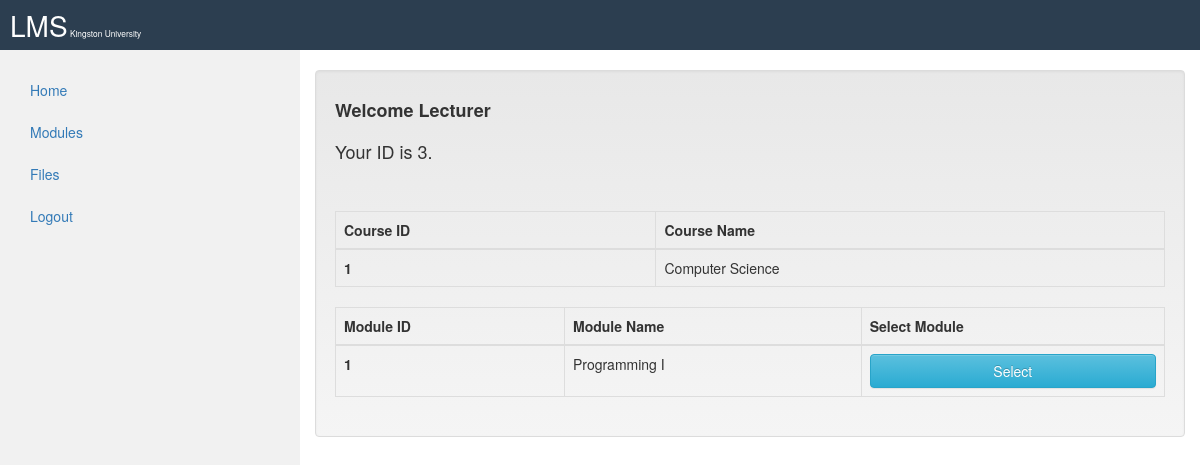
The app's page /Web/k1429795/www/module.php (signed in) with its own data.
### tables this page shows
CREATE TABLE IF NOT EXISTS `usercourse` (
  `userid` int(11) NOT NULL,
  `courseid` int(11) NOT NULL
);

CREATE TABLE IF NOT EXISTS `course` (
  `id` int(11) unsigned NOT NULL auto_increment,
  `name` varchar(28) NOT NULL,
  PRIMARY KEY  (`id`)
);

CREATE TABLE IF NOT EXISTS `usermodule` (
  `userid` int(11) NOT NULL,
  `moduleid` int(11) NOT NULL
);

CREATE TABLE IF NOT EXISTS `module` (
  `id` int(11) NOT NULL auto_increment,
  `name` varchar(28) NOT NULL,
  PRIMARY KEY  (`id`)
);

### Web/k1429795/www/module.php (the view, shortened to what this page needs)
<?php
include("header.php");
?>
<div class="col-sm-9">
      <div class="well">
        <h4><b>Welcome <?php
echo $_SESSION["name"];
?>
        <p></b><br>
Your ID is <?php echo $_SESSION["id"];?>.</h4></p>
<?php
 if($_SESSION["usertype"]=="lecturer"){
	 	 echo "<br>";
    echo ' <table class="table table-bordered">
	<thead>
	<tr>
	<th>Course ID</th>
	<th>Course Name</th>
	</tr>
	</thead>';
	$stmt = $pdo->query("SELECT userid, courseid FROM usercourse");
while ( $row = $stmt->fetch(PDO::FETCH_ASSOC) ) {
	if($row['userid']==$_SESSION["id"]){
	echo('	<tbody>
	<tr>
	<th scope="row">');
	echo($row['courseid']);
    echo("</th>");
	$stmt2 = $pdo->query("SELECT id, name FROM course");
while ( $row = $stmt2->fetch(PDO::FETCH_ASSOC) ) {
	if($row['id']==$_SESSION["courseid"]){
    echo "<td>";
	echo($row['name']);
    echo("</td></tr></tbody></ttable>");
	}
	}
}
}
	 	echo "<br>";
    echo ' <div class="table-responsive"> <table class="table table-bordered">
	<thead>
	<tr>
	<th>Module ID</th>
	<th>Module Name</th>
	<th>Select Module</th>
	</tr>
	</thead>';
$stmt2 = $pdo->query("SELECT userid, moduleid FROM usermodule");
while ($row = $stmt2->fetch(PDO::FETCH_ASSOC)){
	if($row['userid']==$_SESSION["id"]){
		echo('	<tbody>
	<tr>
	<th scope="row">');
		echo ($row['moduleid']);
		$stmt3=$pdo->query("SELECT id, name FROM module");
		while ($row=$stmt3->fetch(PDO::FETCH_ASSOC)){
		if($row['id']==$_SESSION["moduleid"]){
		echo "<td>";
		echo ($row['name']);
		 echo("</td><td>");
		echo('<a href="moduleDetail.php?id='.htmlentities($row['id']).'" class="btn btn-info btn-block">Select</a>');
        echo("</tr></tbody></ttable></div>       </div>
              </div>");
 }}}}}
?>
  </body>
</html>

### records on screen
usercourse: courseid "1"
course: name "Computer Science"
usermodule: moduleid "1"
module: name "Programming I"

### other values on screen
$_SESSION["name"] "Lecturer"
$_SESSION["id"] "3"
